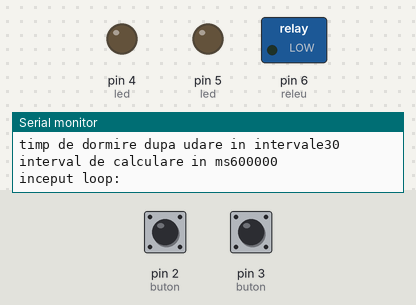
This sketch was run on a simulated Arduino Uno, built with avr-gcc and run on an emulated ATmega328P. Parts: switched loads named in the sketch (green lamp = pin HIGH), output pins drawn as LEDs (lit = HIGH), the last lines printed to the serial monitor. The test bench sets the inputs (shaded band); at power-on: pin 2 (buton) LOW, pin 3 (buton) LOW.

Above: at 1.2 s.
1.3 s: pin 2 (buton) pulled HIGH for 0.15 s
At 3.1 s:
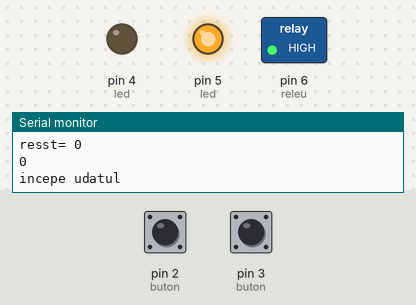
Timing chart, 0 to 4.6 s (numbered marks = the images above; inputs shaded):
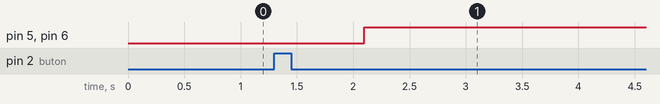

The sketch:

auto-irigator.ino
```cpp
int T1 = 114;  //17h
int T2 = 30;
long int TT = 600000L;   // timer 10 min
volatile int apa = 0;
volatile int resst = 0;


void waiterr( int x = 1) //10 min timer
{
  for ( int i = 0 ; i < x; i++)
  {
    delay(TT);
  }
}


void printare_var()
{
  Serial.print("apa= ");
  Serial.println(apa);
  Serial.print("resst= ");
  Serial.println(resst);
}


void udator()
{
  int i;
  Serial.println("incepe udatul");
  // uda 1h si se raceste 1h
  digitalWrite(5, HIGH);

  for (i = 1; i <= 12 ; i++)
  {
    digitalWrite(6, HIGH);
    delay(300000L);
    digitalWrite(6, LOW);
    delay(300000L);
  }
  digitalWrite(6, LOW);
  digitalWrite(5, LOW);
  Serial.println("gata udatul");
}


void FUUU()
{
  apa++;
}


void FUUU2()
{
  resst++;
}


void setup()
{
  pinMode( 2, INPUT);   //buton
  pinMode( 3, INPUT);   //buton
  pinMode( 4, OUTPUT);  //led
  pinMode( 5, OUTPUT);  //led
  pinMode( 6, OUTPUT);  // releu
  digitalWrite(4, LOW);
  digitalWrite(5, LOW);
  attachInterrupt (digitalPinToInterrupt(2), FUUU, RISING );
  attachInterrupt (digitalPinToInterrupt(3), FUUU2, RISING );
  Serial.begin(9600); // open the serial port at 9600 bps:
  printare_var();
  Serial.print("timp de dormire inainte udare in intervale");
  Serial.println(T1);
  Serial.print("timp de dormire dupa udare in intervale");
  Serial.println(T2);
  Serial.print("interval de calculare in ms");
  Serial.println(TT);

}


void loop()
{
  Serial.println("inceput loop:");
  delay(2000);
  printare_var();
agent:
  resst = 0;

  for ( int j = 0; j < T1 ; j++)
  {
    Serial.println(j);
    if ( resst > 0)
    {
      goto agent;
    }
    if ( apa > 0)
    {
      udator();
      apa--;
      j = j + 12;
    }
    waiterr();
  }
  if ( resst > 0)
  {
    goto agent;
  }
  udator();


  for ( int j = 0; j < T2 ; j++)
  {
    Serial.println(j);
    if ( resst > 0)
    {
      goto agent;
    }
    if ( apa > 0)
    {
      udator();
      apa--;
      j = j + 12;
    }
    waiterr();
  }
}
```

Measured:
- after the input at 1.3 s, pin 5 (led), pin 6 (releu): LOW → HIGH after 0.80 s
